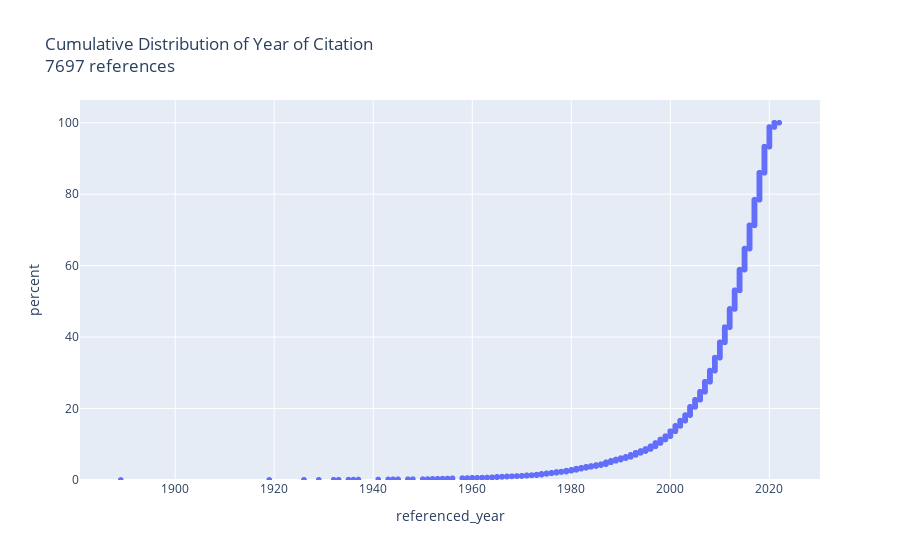

Notebook code cell kept with this figure:
### Code cell
fig5 = px.ecdf(df, x='referenced_year', ecdfnorm='percent',markers=True, lines=False,
        color_discrete_map={'red':'red', 'blue':'blue'},
       title=f'Cumulative Distribution of Year of Citation<br>{df.shape[0]} references'
)
fig5.update_layout(showlegend=False)

### Figure 1 — Plotly figure (JSON) as saved in the notebook; plotly's stock layout.template omitted (floating-point values rounded to 4 significant figures; data arrays with more than 128 entries replaced by an {"elided": "..."} marker saying what was removed)
{"data": [{"hovertemplate": "referenced_year=%{x}<br>percent=%{y}<extra></extra>", "legendgroup": "", "line": {"dash": "solid", "shape": "hv"}, "marker": {"color": "#636efa", "symbol": "circle"}, "mode": "markers", "name": "", "showlegend": false, "type": "scattergl", "x": {"elided": "7697 int values"}, "xaxis": "x", "y": {"elided": "7697 float values"}, "yaxis": "y"}], "layout": {"legend": {"tracegroupgap": 0}, "showlegend": false, "title": {"text": "Cumulative Distribution of Year of Citation<br>7697 references"}, "xaxis": {"anchor": "y", "domain": [0, 1], "title": {"text": "referenced_year"}}, "yaxis": {"anchor": "x", "domain": [0, 1], "rangemode": "tozero", "title": {"text": "percent"}}}}
